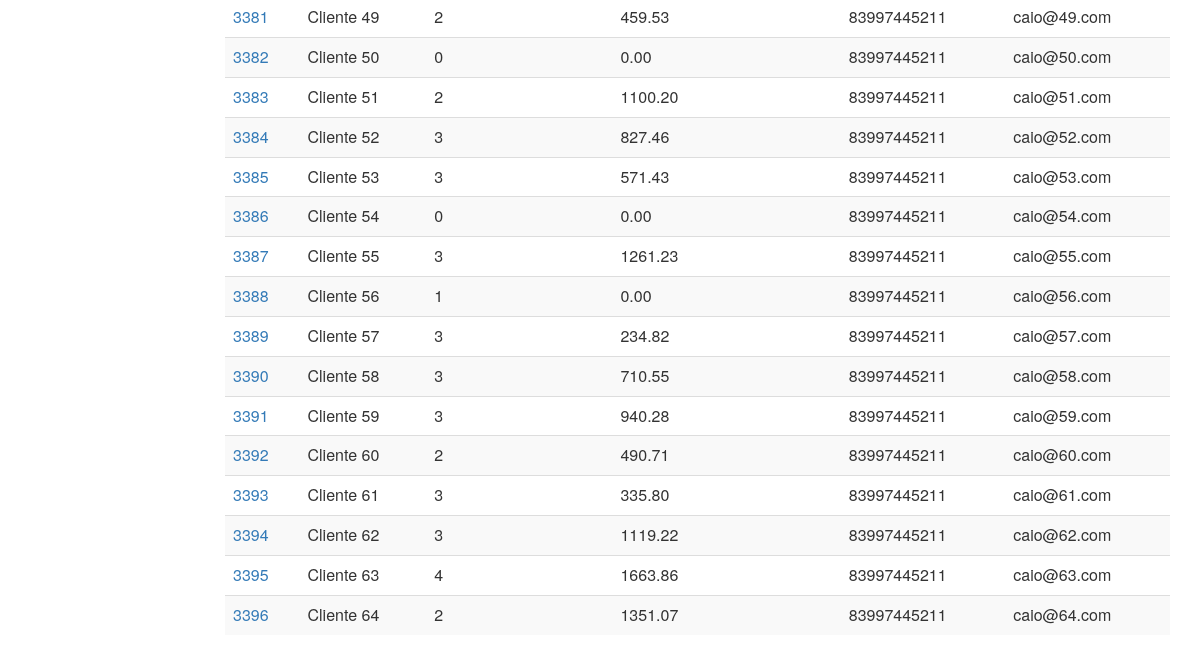
The app's page /dashboard/top-clientes/ (signed in, lower part), older data.
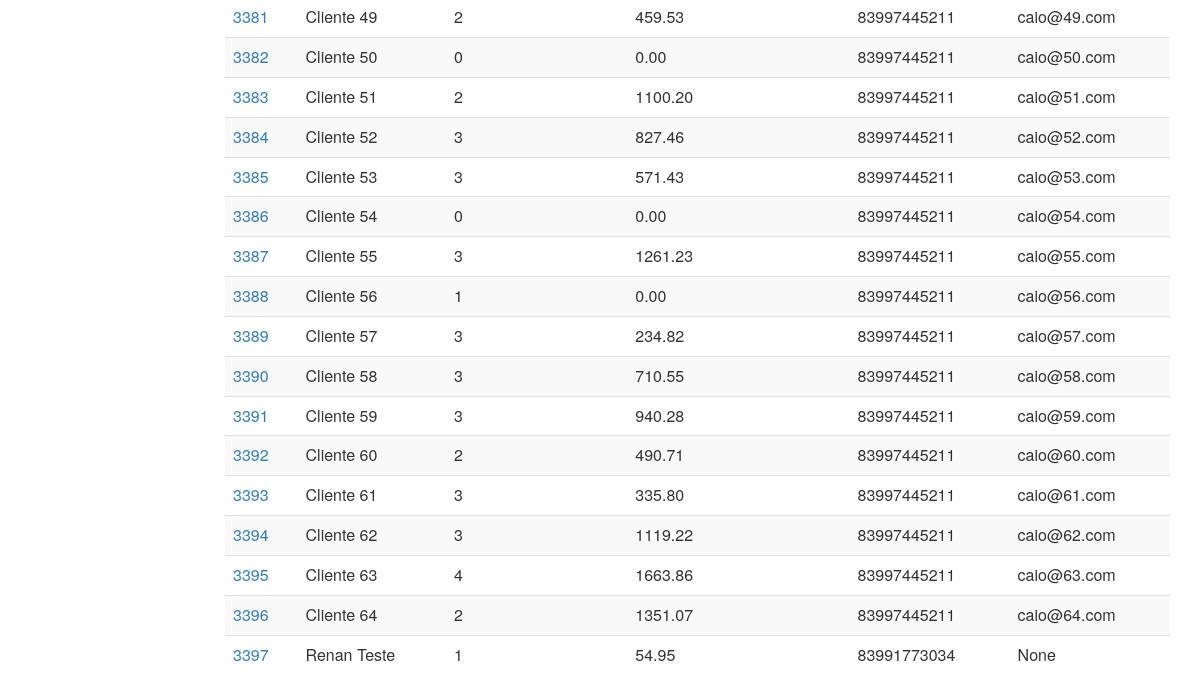
The same page, newer data.
### app/models.py (models this page shows, shortened)
class TimeStamped(models.Model):
    class Meta:
        abstract = True
    criado_em = models.DateTimeField(auto_now_add=True)
    alterado_em = models.DateTimeField(auto_now=True)

class Cliente(TimeStamped):
    nome = models.CharField(max_length=255, blank=True, null=True)
    cep = models.CharField(max_length=255, blank=True, null=True)
    endereco = models.CharField(max_length=255, blank=True, null=True)
    latitude = models.CharField(max_length=255, blank=True, null=True)
    longitude = models.CharField(max_length=255, blank=True, null=True)
    numero = models.CharField(max_length=255, blank=True, null=True)
    bairro = models.CharField(max_length=255, blank=True, null=True)
    cidade = models.CharField(max_length=255, blank=True, null=True)
    estado = models.CharField(max_length=255, blank=True, null=True)
    telefone = models.CharField(max_length=255, blank=True, null=True)
    cpf = models.CharField(max_length=255, blank=True, null=True)
    cnpj = models.CharField(max_length=255, blank=True, null=True)
    email = models.EmailField(blank=True, null=True)
    instagram = models.URLField(blank=True, null=True)
    tipo = models.CharField(max_length=255, choices=TIPO_CLIENTE, blank=True, null=True,
                            default='Novo')

class Pedido(TimeStamped):
    vendedor = models.ForeignKey(Vendedor, blank=True, null=True, on_delete=models.CASCADE)
    cliente = models.ForeignKey(Cliente, blank=True, null=True, on_delete=models.CASCADE)
    forma_pagamento = models.ForeignKey(FormaPagamento, blank=True, null=True, on_delete=models.CASCADE)
    status = models.ForeignKey(StatusPedido, blank=True, null=True, on_delete=models.CASCADE)
    descricao = models.TextField(blank=True, null=True)
    valor_total = MoneyField(decimal_places=2, max_digits=10,
                             default=Money(0, 'BRL'),
                             validators=[
                                 MinMoneyValidator(0),
                                 MaxMoneyValidator(100000),
                             ])

### app/views/dashboard.py (the view)
class TopClientesView(LoginRequiredMixin, PedidoMixin, ListView):
    login_url = '/admin/login/'
    template_name = 'dashboard/top_clientes.html'
    model = Cliente
    context_object_name = 'clientes'

### app/mixins.py (called while the page is built)
    def get_context_data(self, **kwargs):
        context = super(PedidoMixin, self).get_context_data(**kwargs)
        if self.model:
            context['model_name'] = self.model._meta.verbose_name.title()
            context['model_name_plural'] = self.model._meta.verbose_name_plural.title()
        return context

### app/templatetags/form_utils.py (called while the page is built)
@register.filter()
def num_pedidos(cliente):
    today = datetime.datetime.now()
    return cliente.pedido_set.filter(criado_em__year=today.year).count()

@register.filter()
def receita_gerada(cliente):
    today = datetime.datetime.now()
    qs = cliente.pedido_set.filter(criado_em__year=today.year)
    if qs:
        return "{:.2f}".format(qs.aggregate(Sum('valor_total'))['valor_total__sum'])
    else:
        return "0.00"

### app/templates/dashboard/top_clientes.html (shortened to what this page needs)
﻿{% extends 'base.html' %}
{% load static %}
{% load form_utils %}
{% block content %}
    <div id="list" class="row">
        <div class="col-md-12">
            <table id="table" class="table table-striped" cellspacing="0" cellpadding="0">
                <tbody>
                {% for cliente in clientes %}
                    <tr>
                        <td><a href="{% url 'CLIENTE_detail' cliente.id %}">{{ cliente.id }}</a></td>
                        <td>{{ cliente.nome }}</td>
                        <td>{{ cliente|num_pedidos }}</td>
                        <td>{{ cliente|receita_gerada }}</td>
                        <td>{{ cliente.telefone }}</td>
                        <td>{{ cliente.email }}</td>
                    </tr>
                {% empty %}
                    <tr>
                        <td colspan="6">Nenhum cliente</td>
                    </tr>
                {% endfor %}
                </tbody>
            </table>
        </div>
    </div>
{% endblock %}

Row changes from the older to the newer data that the page shows:
added Cliente: id "3397", nome "Renan Teste", id "1", id.cliente_id "54.95", telefone "83991773034", email "None"
